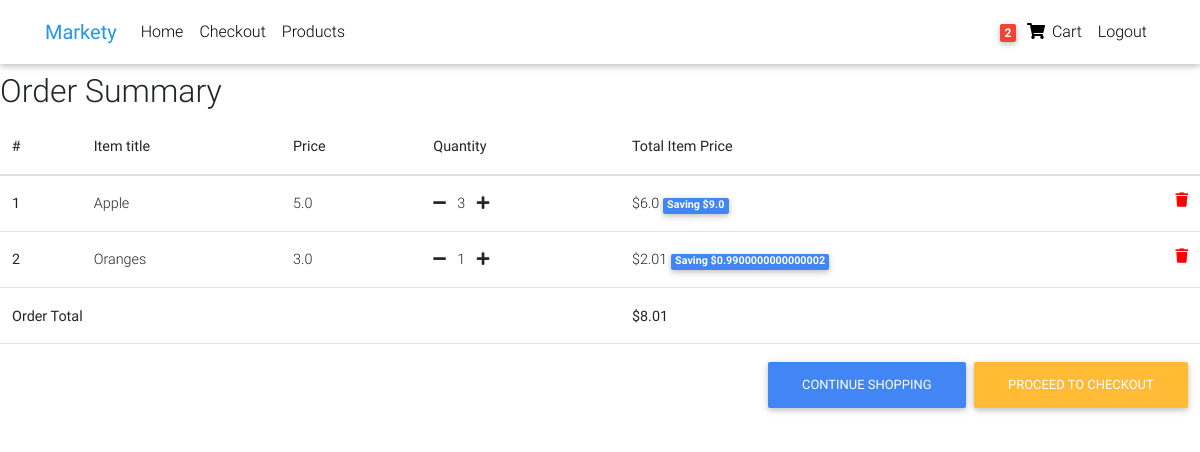
Before: /order-summary (signed in) with the older database file.
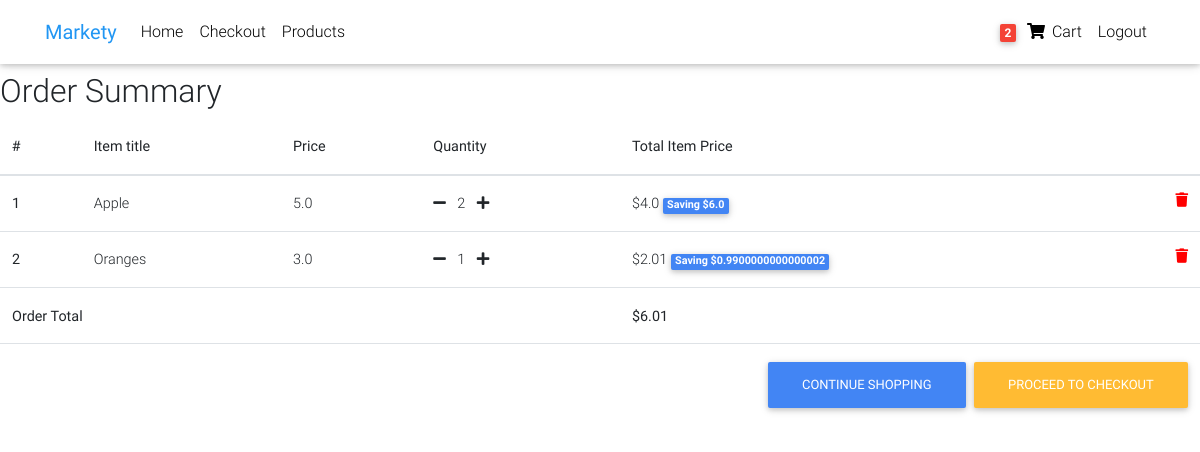
After: the same page with the newer database file.
### core/models.py (models this page shows, shortened)
class OrderItem(models.Model):
    user = models.ForeignKey(settings.AUTH_USER_MODEL, on_delete=models.CASCADE)
    ordered = models.BooleanField(default=False)
    item = models.ForeignKey(Item, on_delete=models.CASCADE)
    quantity = models.IntegerField(default=1)
    def get_total_item_price(self):
        return self.quantity * self.item.price
    def get_total_discount_item_price(self):
        return self.quantity * self.item.discount_price
    def get_amount_saved(self):
        return self.get_total_item_price() - self.get_total_discount_item_price()
    def get_final_price(self):
        if self.item.discount_price:
            return self.get_total_discount_item_price()
        return self.get_total_item_price()

class Item(models.Model):
    title = models.CharField(max_length=100)
    price = models.FloatField()
    discount_price = models.FloatField(blank=True, null=True)
    category = models.CharField(choices=CATEGORY_CHOICES, max_length=2)
    label = models.CharField(choices=LABEL_CHOICES, max_length=1)
    slug = models.SlugField()
    description = models.TextField()

class Order(models.Model):
    user = models.ForeignKey(settings.AUTH_USER_MODEL, verbose_name=(""), on_delete=models.CASCADE)
    items = models.ManyToManyField(OrderItem, verbose_name=(""))
    start_date = models.DateTimeField((""), auto_now=False, auto_now_add=True)
    ordered_date = models.DateTimeField((), auto_now=False, auto_now_add=False)
    ordered = models.BooleanField(default=False)
    def get_total(self):
        total = 0
        for order_item in self.items.all():
            total += order_item.get_final_price()
        return total

### core/views.py (the view)
# urls.py: path('order-summary', OrderSummaryView.as_view(), name="order-summary"),
class OrderSummaryView(LoginRequiredMixin, View):
    def get(self, *args, **kwargs):
        try:
            order = Order.objects.get(user=self.request.user, ordered=False)
            context = {
                'object': order
            }
            return render(self.request, "order_summary.html", context)
        except ObjectDoesNotExist:
            messages.warning(self.request, "You do not have an active order")
            return redirect("/")

### core/templatetags/cart_template_tags.py (called while the page is built)
@register.filter
def cart_item_count(user):
    if user.is_authenticated:
        qs = Order.objects.filter(user=user, ordered=False)
        if qs.exists():
            return qs[0].items.count()
    return 0

### core/templates/order_summary.html (shortened to what this page needs)
{% extends "base.html" %}
{% block content %}
    <main>
        <div class="table-responsive text-nowrap">
            <h2>Order Summary</h2>
            <table class="table">
                <thead>
                    <tr>
                        <th scope="col">#</th>
                        <th scope="col">Item title</th>
                        <th scope="col">Price</th>
                        <th scope="col">Quantity</th>
                        <th scope="col">Total Item Price</th>
                    </tr>
                </thead>
                <tbody>
                    {% for order_item in object.items.all %}
                        <tr>
                            <th scope="row">{{ forloop.counter }}</th>
                            <td>{{ order_item.item.title }}</td>
                            <td>{{ order_item.item.price }}</td>
                            <td>
                                <a href="{% url 'core:remove-single-item-from-cart' order_item.item.slug %}"><i class="fas fa-minus mr-2"></i></a>
                                    {{ order_item.quantity }}
                                <a href="{% url 'core:add-to-cart' order_item.item.slug %}"><i class="fas fa-plus ml-2"></i></a>
                            </td>
                            <td>
                                {% if order_item.item.discount_price %}
                                    ${{ order_item.get_total_discount_item_price }}
                                    <span class="badge badge-primary">Saving ${{ order_item.get_amount_saved }}</span>
                                {% else %}
                                    ${{ order_item.get_total_item_price }}
                                {% endif %}
                                <a style='color: red;' href="{% url 'core:remove-from-cart' order_item.item.slug %}">
                                    <i class="fas fa-trash float-right"></i>
                                </a>
                        </tr>
                    {% endfor %}
                    {% if object.get_total%}
                        <tr>
                            <td colspan="4"><b>Order Total</b></td>
                            <td><b>${{ object.get_total }}</b></td>
                        </tr>
                        <tr>
                            <td colspan="5">
                            <a class='btn btn-warning float-right ml-2' href="{% url 'core:checkout' %}"">Proceed to checkout</a>
                            <a class='btn btn-primary float-right' href='/'>Continue shopping</a>
                            </td>
                        </tr>
                    {% endif %}
                </tbody>
            </table>
        </div>
    </main>
{% endblock content %}

Changed rows visible on the page:
changed OrderItem "Apple": quantity "3" → "2"; get_total_discount_item_price "6.0" → "4.0"; get_amount_saved "9.0" → "6.0"
changed through a linked row, Order: get_total "8.01" → "6.01"
